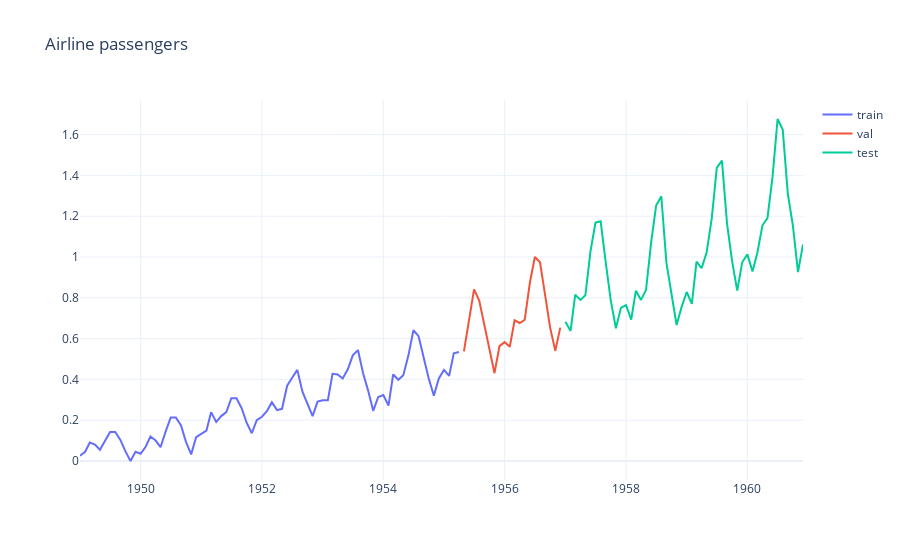

The notebook cell this image was saved under:
### Markdown cell above
We plot the train, validation and test sets with different colors.

### Code cell
fig = go.Figure()
fig.add_trace(go.Scatter(x=train.index, y=train.passengers, name="train", mode="lines"))
fig.add_trace(go.Scatter(x=val.index, y=val.passengers, name="val", mode="lines"))
fig.add_trace(go.Scatter(x=test.index, y=test.passengers, name="test", mode="lines"))
fig.update_layout(title="Airline passengers")
fig.show()
